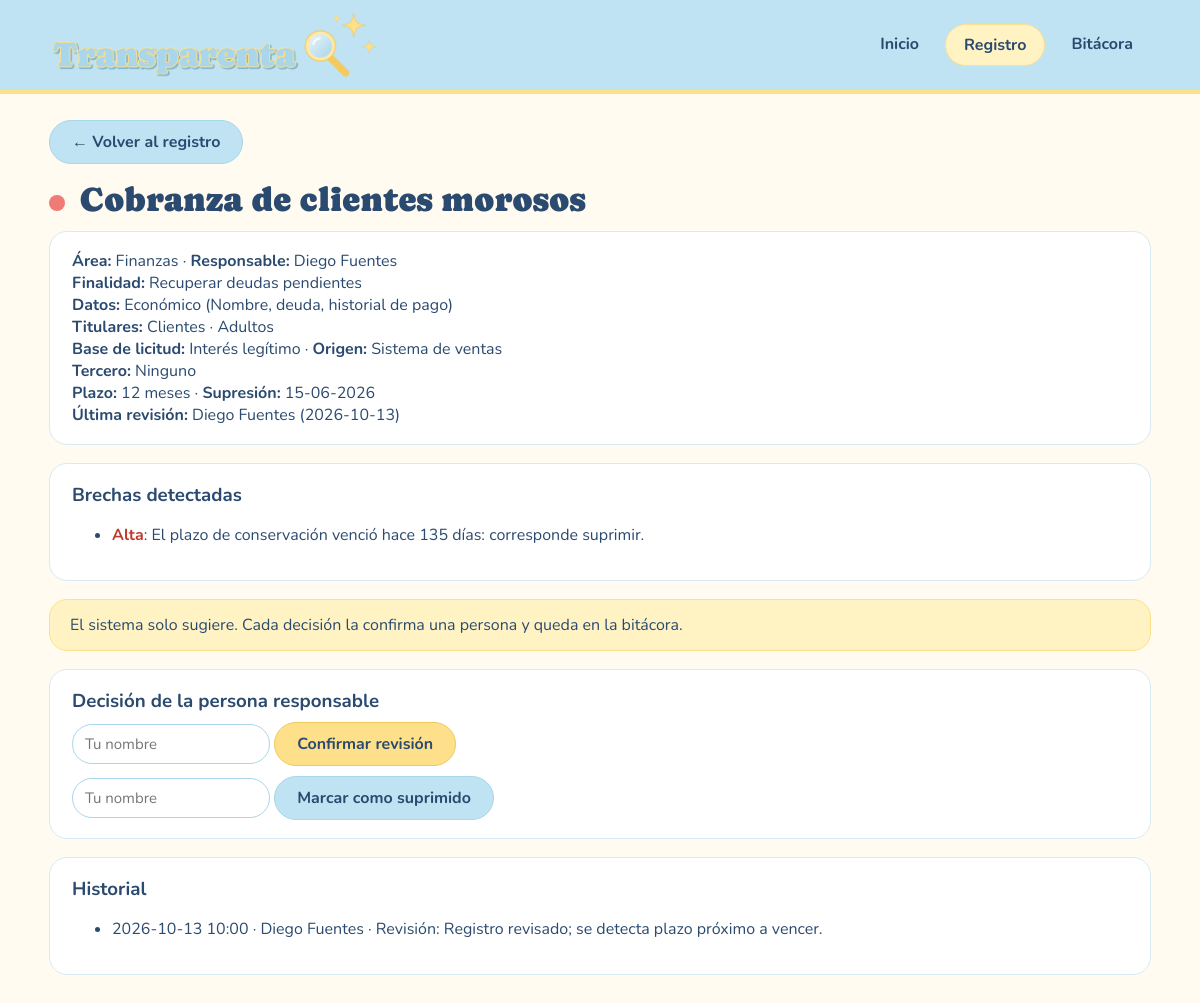
The page /tratamiento/7 on the database its author committed.
### tables this page shows
CREATE TABLE tratamiento (
    id                  INTEGER PRIMARY KEY AUTOINCREMENT,
    area_id             INTEGER NOT NULL REFERENCES area(id),
    actividad           TEXT NOT NULL,
    finalidad           TEXT,
    categoria_dato      TEXT NOT NULL CHECK (categoria_dato IN ('Común','Económico','Sensible','Geolocalización')),
    detalle_datos       TEXT,
    grupo_titular       TEXT NOT NULL CHECK (grupo_titular IN ('Empleados','Empleados Externos','Proveedores','Clientes','Postulantes')),
    titulares           TEXT NOT NULL CHECK (titulares IN ('Adultos','Adolescentes (14-17)','Niños y niñas (<14)')),
    base_licitud        TEXT CHECK (base_licitud IN ('Consentimiento','Contrato','Obligación legal','Interés legítimo','Obligación económica','Defensa de derechos') OR base_licitud IS NULL),
    origen              TEXT,
    responsable         TEXT,
    plazo_meses         INTEGER,
    fecha_inicio        TEXT NOT NULL,
    tercero_id          INTEGER REFERENCES tercero(id),
    medidas_seguridad   TEXT,
    revisado_por        TEXT,
    fecha_revision      TEXT,
    suprimido           INTEGER NOT NULL DEFAULT 0 CHECK (suprimido IN (0,1))
);

CREATE TABLE area (
    id           INTEGER PRIMARY KEY AUTOINCREMENT,
    nombre       TEXT NOT NULL UNIQUE,
    responsable  TEXT
);

CREATE TABLE bitacora (
    id             INTEGER PRIMARY KEY AUTOINCREMENT,
    fecha_hora     TEXT NOT NULL,
    usuario        TEXT NOT NULL,
    accion         TEXT NOT NULL,
    tratamiento_id INTEGER REFERENCES tratamiento(id),
    detalle        TEXT
);

### Aplicacion/app.py (the view)
@app.route("/tratamiento/<int:tid>")
def detalle(tid):
    con = conectar()
    t = con.execute(CONSULTA + " WHERE t.id = ?", (tid,)).fetchone()
    if t is None: abort(404)
    brechas, semaforo, supresion, dias = analizar(t)
    hist = con.execute("SELECT * FROM bitacora WHERE tratamiento_id = ? ORDER BY id DESC", (tid,)).fetchall()
    con.close()
    return render_template("detalle.html", t=t, brechas=brechas, semaforo=semaforo, supresion=supresion, dias=dias, hist=hist)

### Aplicacion/app.py (called while the page is built)
def conectar():
    con = sqlite3.connect(RUTA_BD)
    con.row_factory = sqlite3.Row
    con.execute("PRAGMA foreign_keys = ON")
    return con

def sumar_meses(fecha, meses):
    m = fecha.month - 1 + meses
    anio, mes = fecha.year + m // 12, m % 12 + 1
    dia = min(fecha.day, [31, 29 if anio % 4 == 0 and (anio % 100 != 0 or anio % 400 == 0) else 28,
                          31, 30, 31, 30, 31, 31, 30, 31, 30, 31][mes - 1])
    return date(anio, mes, dia)

### Aplicacion/templates/detalle.html
{% extends "base.html" %}
{% block contenido %}
<p><a class="btn sec" href="{{ url_for('registro') }}">← Volver al registro</a></p>
<h1><span class="luz {{ semaforo }}"></span> {{ t.actividad }}</h1>
<div class="caja">
  <b>Área:</b> {{ t.area_nombre }} · <b>Responsable:</b> {{ t.responsable }}<br>
  <b>Finalidad:</b> {{ t.finalidad }}<br>
  <b>Datos:</b> {{ t.categoria_dato }} ({{ t.detalle_datos }})<br>
  <b>Titulares:</b> {{ t.grupo_titular }} · {{ t.titulares }}<br>
  <b>Base de licitud:</b> {{ t.base_licitud or '—' }} · <b>Origen:</b> {{ t.origen }}<br>
  <b>Tercero:</b> {{ t.tercero_nombre or 'Ninguno' }}<br>
  <b>Plazo:</b> {{ t.plazo_meses }} meses · <b>Supresión:</b>
  {% if supresion %}{{ supresion.strftime('%d-%m-%Y') }}{% else %}—{% endif %}<br>
  <b>Última revisión:</b> {% if t.revisado_por %}{{ t.revisado_por }} ({{ t.fecha_revision }}){% else %}pendiente{% endif %}
</div>
<div class="caja">
  <h3>Brechas detectadas</h3>
  {% if brechas %}
    <ul>{% for g, texto in brechas %}<li><span class="{{ g }}">{{ g }}</span>: {{ texto }}</li>{% endfor %}</ul>
  {% else %}<p>No se detectaron brechas.</p>{% endif %}
</div>
<div class="aviso">El sistema solo sugiere. Cada decisión la confirma una persona y queda en la bitácora.</div>
<div class="caja">
  <h3>Decisión de la persona responsable</h3>
  <form method="post" action="{{ url_for('revisar', tid=t.id) }}" style="display:block;margin-bottom:10px">
    <input type="text" name="usuario" placeholder="Tu nombre" required>
    <button type="submit" class="btn">Confirmar revisión</button>
  </form>
  <form method="post" action="{{ url_for('suprimir', tid=t.id) }}" style="display:block"
        onsubmit="return confirm('¿Confirmas que los datos fueron suprimidos?');">
    <input type="text" name="usuario" placeholder="Tu nombre" required>
    <button type="submit" class="btn sec">Marcar como suprimido</button>
  </form>
</div>
<div class="caja">
  <h3>Historial</h3>
  {% if hist %}<ul>{% for h in hist %}<li>{{ h.fecha_hora }} · {{ h.usuario }} · {{ h.accion }}: {{ h.detalle }}</li>{% endfor %}</ul>
  {% else %}<p>Sin acciones registradas.</p>{% endif %}
</div>
{% endblock %}

### rows shown on the page
tratamiento: actividad "Cobranza de clientes morosos", responsable "Diego Fuentes", finalidad "Recuperar deudas pendientes", categoria_dato "Económico", detalle_datos "Nombre, deuda, historial de pago", grupo_titular "Clientes", titulares "Adultos", base_licitud "Interés legítimo", origen "Sistema de ventas", plazo_meses "12", revisado_por "Diego Fuentes", fecha_revision "2026-10-13"
area: area_nombre "Finanzas"
bitacora: fecha_hora "2026-10-13 10:00", usuario "Diego Fuentes", accion "Revisión", detalle "Registro revisado; se detecta plazo próximo a vencer."

### other values the page prints
{{ t.tercero_nombre or 'Ninguno' }} "Ninguno"
{{ supresion.strftime('%d-%m-%Y') }} "15-06-2026"
{{ g }} "Alta"
{{ texto }} "El plazo de conservación venció hace 135 días: corresponde suprimir."
